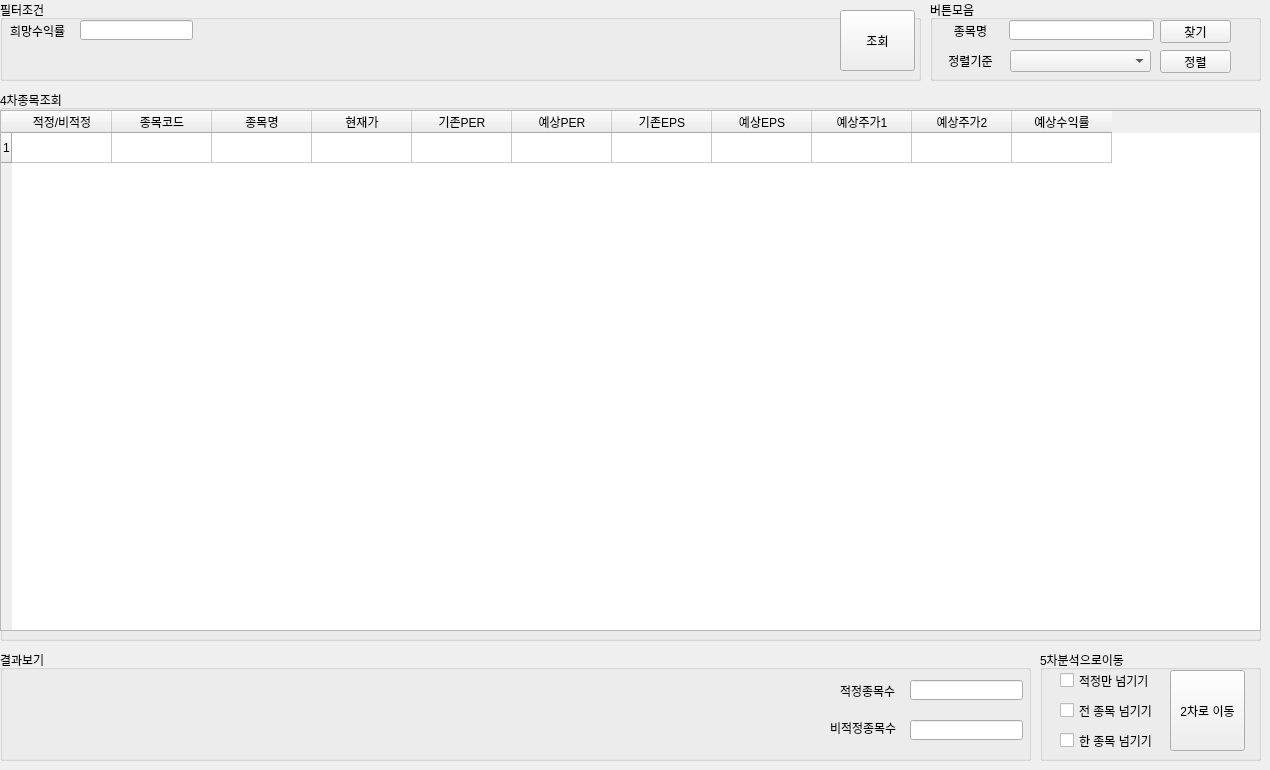
       <widget class="QWidget" name="tabsub_4">
        <attribute name="title">
         <string>4차_주가예측</string>
        </attribute>
        <widget class="QGroupBox" name="groupBox_4_1">
         <property name="geometry">
          <rect>
           <x>0</x>
           <y>0</y>
           <width>921</width>
           <height>81</height>
          </rect>
         </property>
         <property name="title">
          <string>필터조건</string>
         </property>
         <widget class="QPushButton" name="gb4_1button1">
          <property name="geometry">
           <rect>
            <x>840</x>
            <y>10</y>
            <width>75</width>
            <height>61</height>
           </rect>
          </property>
          <property name="text">
           <string>조회</string>
          </property>
         </widget>
         <widget class="QLabel" name="gb4_1label1">
          <property name="geometry">
           <rect>
            <x>10</x>
            <y>20</y>
            <width>61</width>
            <height>21</height>
           </rect>
          </property>
          <property name="text">
           <string>희망수익률</string>
          </property>
         </widget>
         <widget class="QLineEdit" name="gb4_1line1">
          <property name="geometry">
           <rect>
            <x>80</x>
            <y>20</y>
            <width>113</width>
            <height>20</height>
           </rect>
          </property>
         </widget>
        </widget>
        <widget class="QGroupBox" name="groupBox_4_3">
         <property name="geometry">
          <rect>
           <x>0</x>
           <y>90</y>
           <width>1261</width>
           <height>551</height>
          </rect>
         </property>
         <property name="title">
          <string>4차종목조회</string>
         </property>
         <widget class="QTableWidget" name="tableWidget_11">
          <property name="geometry">
           <rect>
            <x>0</x>
            <y>20</y>
            <width>1261</width>
            <height>521</height>
           </rect>
          </property>
          <row>
           <property name="text">
            <string>1</string>
           </property>
          </row>
          <column>
           <property name="text">
            <string>적정/비적정</string>
           </property>
          </column>
          <column>
           <property name="text">
            <string>종목코드</string>
           </property>
          </column>
          <column>
           <property name="text">
            <string>종목명</string>
           </property>
          </column>
          <column>
           <property name="text">
            <string>현재가</string>
           </property>
          </column>
          <column>
           <property name="text">
            <string>기존PER</string>
           </property>
          </column>
          <column>
           <property name="text">
            <string>예상PER</string>
           </property>
          </column>
          <column>
           <property name="text">
            <string>기존EPS</string>
           </property>
          </column>
          <column>
           <property name="text">
            <string>예상EPS</string>
           </property>
          </column>
          <column>
           <property name="text">
            <string>예상주가1</string>
           </property>
          </column>
          <column>
           <property name="text">
            <string>예상주가2</string>
           </property>
          </column>
          <column>
           <property name="text">
            <string>예상수익률</string>
           </property>
          </column>
         </widget>
        </widget>
        <widget class="QGroupBox" name="groupBox_4_5">
         <property name="geometry">
          <rect>
           <x>1040</x>
           <y>650</y>
           <width>221</width>
           <height>111</height>
          </rect>
         </property>
         <property name="title">
          <string>5차분석으로이동</string>
         </property>
         <widget class="QPushButton" name="gb4_5button1">
          <property name="geometry">
           <rect>
            <x>130</x>
            <y>20</y>
            <width>75</width>
            <height>81</height>
           </rect>
          </property>
          <property name="text">
           <string>2차로 이동</string>
          </property>
         </widget>
         <widget class="QCheckBox" name="gb4_5chk1">
          <property name="geometry">
           <rect>
            <x>20</x>
            <y>20</y>
            <width>101</width>
            <height>21</height>
           </rect>
          </property>
          <property name="text">
           <string>적정만 넘기기</string>
          </property>
         </widget>
         <widget class="QCheckBox" name="gb4_5chk2">
          <property name="geometry">
           <rect>
            <x>20</x>
            <y>50</y>
            <width>101</width>
            <height>21</height>
           </rect>
          </property>
          <property name="text">
           <string>전 종목 넘기기</string>
          </property>
         </widget>
         <widget class="QCheckBox" name="gb4_5chk3">
          <property name="geometry">
           <rect>
            <x>20</x>
            <y>80</y>
            <width>101</width>
            <height>21</height>
           </rect>
          </property>
          <property name="text">
           <string>한 종목 넘기기</string>
          </property>
         </widget>
        </widget>
        <widget class="QGroupBox" name="groupBox_4_2">
         <property name="geometry">
          <rect>
           <x>930</x>
           <y>0</y>
           <width>331</width>
           <height>81</height>
          </rect>
         </property>
         <property name="title">
          <string>버튼모음</string>
         </property>
         <widget class="QLineEdit" name="gb4_2line1">
          <property name="geometry">
           <rect>
            <x>79</x>
            <y>20</y>
            <width>145</width>
            <height>20</height>
           </rect>
          </property>
          <property name="minimumSize">
           <size>
            <width>100</width>
            <height>0</height>
           </size>
          </property>
         </widget>
         <widget class="QPushButton" name="gb4_2button1">
          <property name="geometry">
           <rect>
            <x>230</x>
            <y>20</y>
            <width>71</width>
            <height>23</height>
           </rect>
          </property>
          <property name="minimumSize">
           <size>
            <width>40</width>
            <height>0</height>
           </size>
          </property>
          <property name="maximumSize">
           <size>
            <width>16777215</width>
            <height>40</height>
           </size>
          </property>
          <property name="acceptDrops">
           <bool>false</bool>
          </property>
          <property name="text">
           <string>찾기</string>
          </property>
          <property name="checkable">
           <bool>false</bool>
          </property>
          <property name="autoRepeat">
           <bool>false</bool>
          </property>
          <property name="autoExclusive">
           <bool>false</bool>
          </property>
         </widget>
         <widget class="QLabel" name="gb4_2label1">
          <property name="geometry">
           <rect>
            <x>10</x>
            <y>20</y>
            <width>61</width>
            <height>21</height>
           </rect>
          </property>
          <property name="text">
           <string>종목명</string>
          </property>
          <property name="alignment">
           <set>Qt::AlignCenter</set>
          </property>
         </widget>
         <widget class="QComboBox" name="gb4_2combo1">
          <property name="geometry">
           <rect>
            <x>80</x>
            <y>50</y>
            <width>141</width>
            <height>22</height>
           </rect>
          </property>
         </widget>
         <widget class="QPushButton" name="gb4_2button2">
          <property name="geometry">
           <rect>
            <x>230</x>
            <y>50</y>
            <width>71</width>
            <height>23</height>
           </rect>
          </property>
          <property name="minimumSize">
           <size>
            <width>40</width>
            <height>0</height>
           </size>
          </property>
          <property name="maximumSize">
           <size>
            <width>16777215</width>
            <height>40</height>
           </size>
          </property>
          <property name="acceptDrops">
           <bool>false</bool>
          </property>
          <property name="text">
           <string>정렬</string>
          </property>
          <property name="checkable">
           <bool>false</bool>
          </property>
          <property name="autoRepeat">
           <bool>false</bool>
          </property>
          <property name="autoExclusive">
           <bool>false</bool>
          </property>
         </widget>
         <widget class="QLabel" name="gb4_2label2">
          <property name="geometry">
           <rect>
            <x>10</x>
            <y>50</y>
            <width>61</width>
            <height>21</height>
           </rect>
          </property>
          <property name="text">
           <string>정렬기준</string>
          </property>
          <property name="alignment">
           <set>Qt::AlignCenter</set>
          </property>
         </widget>
        </widget>
        <widget class="QGroupBox" name="groupBox_4_4">
         <property name="geometry">
          <rect>
           <x>0</x>
           <y>650</y>
           <width>1031</width>
           <height>111</height>
          </rect>
         </property>
         <property name="title">
          <string>결과보기</string>
         </property>
         <widget class="QLabel" name="gb4_4label1">
          <property name="geometry">
           <rect>
            <x>840</x>
            <y>30</y>
            <width>61</width>
            <height>21</height>
           </rect>
          </property>
          <property name="text">
           <string>적정종목수</string>
          </property>
         </widget>
         <widget class="QLineEdit" name="gb4_4line1">
          <property name="geometry">
           <rect>
            <x>910</x>
            <y>30</y>
            <width>113</width>
            <height>20</height>
           </rect>
          </property>
         </widget>
         <widget class="QLabel" name="gb4_4label2">
          <property name="geometry">
           <rect>
            <x>830</x>
            <y>70</y>
            <width>71</width>
            <height>16</height>
           </rect>
          </property>
          <property name="text">
           <string>비적정종목수</string>
          </property>
         </widget>
         <widget class="QLineEdit" name="gb4_4line2">
          <property name="geometry">
           <rect>
            <x>910</x>
            <y>70</y>
            <width>113</width>
            <height>20</height>
           </rect>
          </property>
         </widget>
        </widget>
       </widget>
